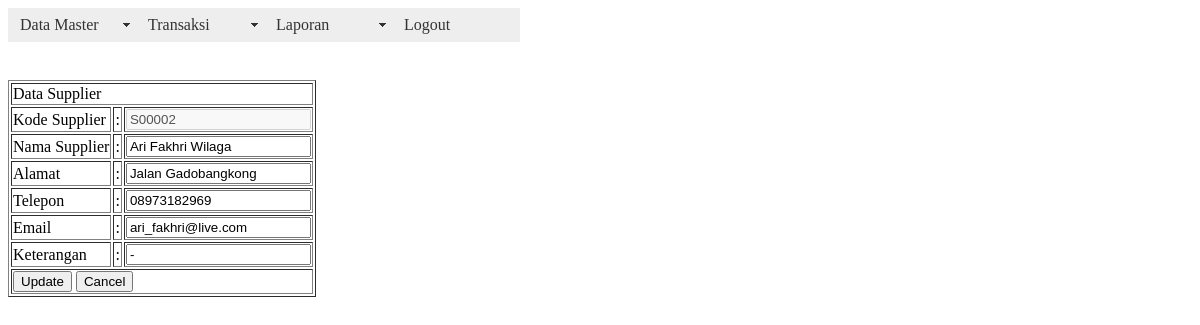
Screenshot of /edit_supplier.php?kode_supplier=S00002&key=edit (signed in) with the database file from the repository.
### tables this page shows
CREATE TABLE IF NOT EXISTS `supplier` (
  `kode_supplier` varchar(50) NOT NULL,
  `nama_supplier` varchar(50) NOT NULL,
  `alamat` text NOT NULL,
  `telepon` varchar(50) NOT NULL,
  `email` varchar(50) NOT NULL,
  `keterangan` varchar(50) NOT NULL
);

### edit_supplier.php (the view, shortened to what this page needs)
<?php
$kd_supplier = $_GET['kode_supplier'];
$key = $_GET['key'];
if($key == 'edit')
{
$sql=mysql_query("select * from supplier where kode_supplier='$kd_supplier'");
$data = mysql_fetch_array($sql);
include"home.php";
echo "
<br />
<br />
<br />
<br />
<form action=update_supplier.php method=POST>
<table border=1>
<tr>
	<td colspan=3>Data Supplier</td>
</tr>
<tr>
	<td>Kode Supplier</td><td>:</td><td><input type='text' name='kd_supplier' value='$data[0]' disabled></td>
</tr>
<tr>
	<td>Nama Supplier</td><td>:</td><td><input type='text' name='nama_supplier' value='$data[1]'></td>
</tr>
<tr>
	<td>Alamat</td><td>:</td><td><input type='text' name='alamat' value='$data[2]'></td>
</tr>
<tr>
	<td>Telepon</td><td>:</td><td><input type='text' name='telepon' value='$data[3]'></td>
</tr>
<tr>
	<td>Email</td><td>:</td><td><input type='text' name='email' value='$data[4]'></td>
</tr>
<tr>
	<td>Keterangan</td><td>:</td><td><input type='text' name='ket' value='$data[5]'></td>
</tr>
<tr>
	<td colspan=3>
	<input type=hidden name=kd_supplier value='$data[0]'>
	<input type=submit value=Update> <input type=reset value=Cancel></td>
</tr>
</table>
</form>
";
}
?>

### rows the page displays
supplier: kd_supplier "S00002", nama_supplier "Ari Fakhri Wilaga", alamat "Jalan Gadobangkong", telepon "08973182969", email "ari_fakhri@live.com", ket "-"
